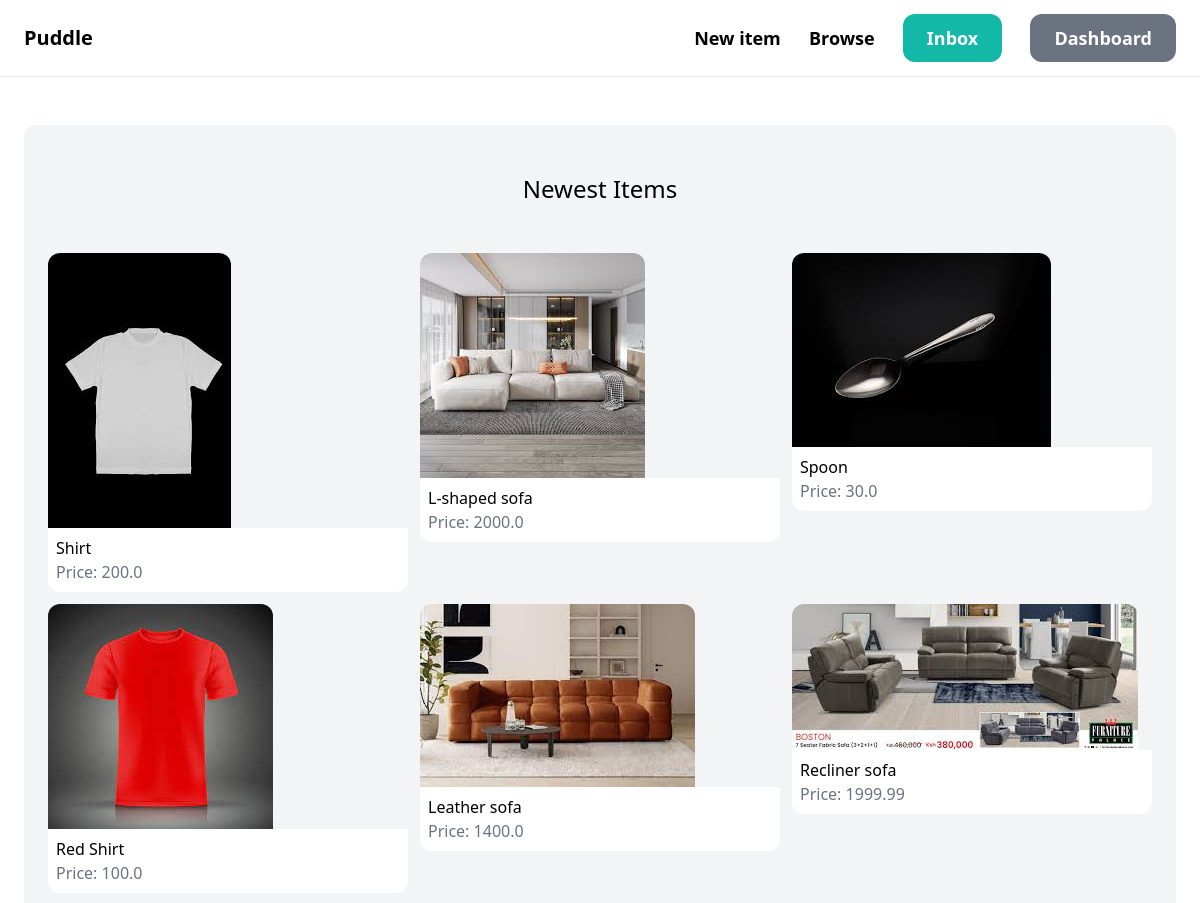
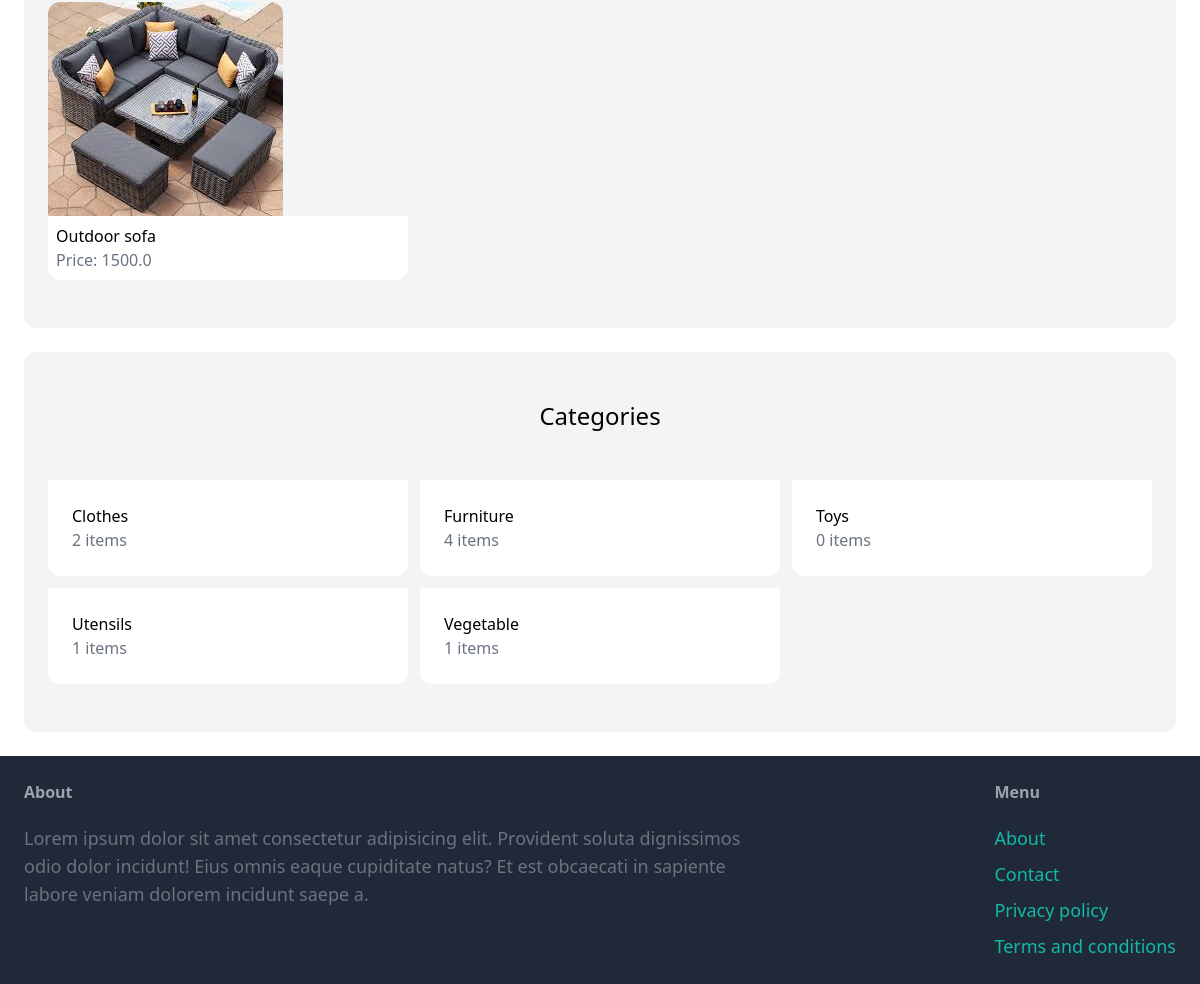
The app's page / (signed in) with its own data (2 pictures, top to bottom).
### item/models.py (models this page shows, shortened)
class Items(models.Model):
    category = models.ForeignKey(Category, related_name='items', on_delete=models.CASCADE)
    name = models.CharField(max_length=255)
    description = models.TextField(blank=True, null=True)
    price = models.FloatField()
    image = models.ImageField(upload_to='item_images', blank=True, null=True)
    is_sold = models.BooleanField(default=False)
    created_by = models.ForeignKey(User, related_name='items', on_delete=models.CASCADE)
    created_at = models.DateTimeField(auto_now_add=True)
    class Meta:
        verbose_name_plural = 'Items'

class Category(models.Model):
    name = models.CharField(max_length=250)
    class Meta:
        ordering = ('name',)
        verbose_name_plural = 'Categories'

### core/views.py (the view)
# urls.py: path('',views.index,name='index'),
def index(request):
    items = Items.objects.filter(is_sold=False)
    categories = Category.objects.all()
    context = {'items':items, 'categories':categories}
    return render(request, 'core/index.html', context)

### core/templates/core/index.html (shortened to what this page needs)
{% extends 'core/base.html' %}
{% block content %}
 <div class="mt-6 px-6 py-12 bg-gray-100 rounded-xl">
  <h2 class="mb-12 text-2xl text-center">Newest Items</h2>
    <div class="grid grid-cols-3 gap-3">
      {% for item in items %}
      <div>
            <a href="{% url 'item:detail' item.id %}">
              <div>
                <img src="{{ item.image.url }}" class="rounded-t-xl">
              </div>
              <div class="p-2 bg-white rounded-b-xl">
                  <h2 class="text-1xl">{{ item.name }}</h2>
                  <p class="text-gray-500">Price: {{item.price}}</p>
              </div>
            </a>
        </div>
      {% endfor %}
    </div>
 </div>
 <div class="mt-6 px-6 py-12 bg-gray-100 rounded-xl">
  <h2 class="mb-12 text-2xl text-center">Categories</h2>
    <div class="grid grid-cols-3 gap-3">
      {% for category in categories %}
        <div>
            <a href="#">
              <div class="p-6 bg-white rounded-b-xl">
                  <h2 class="text-1xl">{{ category.name }}</h2>
                  <p class="text-gray-500">{{category.items.count}} items</p>
              </div>
            </a>
        </div>
      {% endfor %}
    </div>
 </div>
{% endblock %}

### records on screen
Items: image (picture), name "Shirt", price "200.0"
Items: image (picture), name "L-shaped sofa", price "2000.0"
Items: image (picture), name "Spoon", price "30.0"
Items: image (picture), name "Red Shirt", price "100.0"
Items: image (picture), name "Leather sofa", price "1400.0"
Items: image (picture), name "Recliner sofa", price "1999.99"
Items: image (picture), name "Outdoor sofa", price "1500.0"
Category: name "Clothes", items.count "2"
Category: name "Furniture", items.count "4"
Category: name "Toys", items.count "0"
Category: name "Utensils", items.count "1"
Category: name "Vegetable", items.count "1"
